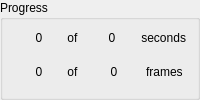
             <widget class="QGroupBox" name="groupBox">
              <property name="minimumSize">
               <size>
                <width>0</width>
                <height>0</height>
               </size>
              </property>
              <property name="maximumSize">
               <size>
                <width>344</width>
                <height>16777215</height>
               </size>
              </property>
              <property name="font">
               <font>
                <weight>50</weight>
                <bold>false</bold>
               </font>
              </property>
              <property name="title">
               <string>Progress</string>
              </property>
              <layout class="QVBoxLayout" name="verticalLayout_5">
               <property name="spacing">
                <number>0</number>
               </property>
               <property name="topMargin">
                <number>0</number>
               </property>
               <property name="bottomMargin">
                <number>8</number>
               </property>
               <item>
                <layout class="QHBoxLayout" name="horizontalLayout_3">
                 <item>
                  <widget class="QLabel" name="labelTempo">
                   <property name="minimumSize">
                    <size>
                     <width>50</width>
                     <height>0</height>
                    </size>
                   </property>
                   <property name="text">
                    <string>0</string>
                   </property>
                   <property name="alignment">
                    <set>Qt::AlignCenter</set>
                   </property>
                  </widget>
                 </item>
                 <item>
                  <widget class="QLabel" name="label_15">
                   <property name="text">
                    <string> of </string>
                   </property>
                  </widget>
                 </item>
                 <item>
                  <widget class="QLabel" name="labelTempoTotal">
                   <property name="minimumSize">
                    <size>
                     <width>50</width>
                     <height>0</height>
                    </size>
                   </property>
                   <property name="text">
                    <string>0</string>
                   </property>
                   <property name="alignment">
                    <set>Qt::AlignCenter</set>
                   </property>
                  </widget>
                 </item>
                 <item>
                  <widget class="QLabel" name="label_17">
                   <property name="maximumSize">
                    <size>
                     <width>16777215</width>
                     <height>100</height>
                    </size>
                   </property>
                   <property name="text">
                    <string> seconds</string>
                   </property>
                   <property name="alignment">
                    <set>Qt::AlignRight|Qt::AlignTrailing|Qt::AlignVCenter</set>
                   </property>
                  </widget>
                 </item>
                </layout>
               </item>
               <item>
                <layout class="QHBoxLayout" name="horizontalLayout_4">
                 <item>
                  <widget class="QLabel" name="labelFrames">
                   <property name="minimumSize">
                    <size>
                     <width>50</width>
                     <height>0</height>
                    </size>
                   </property>
                   <property name="text">
                    <string>0</string>
                   </property>
                   <property name="alignment">
                    <set>Qt::AlignCenter</set>
                   </property>
                  </widget>
                 </item>
                 <item>
                  <widget class="QLabel" name="label_19">
                   <property name="text">
                    <string> of </string>
                   </property>
                  </widget>
                 </item>
                 <item>
                  <widget class="QLabel" name="labelFramesTotal">
                   <property name="minimumSize">
                    <size>
                     <width>50</width>
                     <height>0</height>
                    </size>
                   </property>
                   <property name="text">
                    <string>0</string>
                   </property>
                   <property name="alignment">
                    <set>Qt::AlignCenter</set>
                   </property>
                  </widget>
                 </item>
                 <item>
                  <widget class="QLabel" name="label_21">
                   <property name="minimumSize">
                    <size>
                     <width>36</width>
                     <height>0</height>
                    </size>
                   </property>
                   <property name="text">
                    <string>  frames </string>
                   </property>
                   <property name="alignment">
                    <set>Qt::AlignRight|Qt::AlignTrailing|Qt::AlignVCenter</set>
                   </property>
                  </widget>
                 </item>
                </layout>
               </item>
              </layout>
              <zorder></zorder>
              <zorder></zorder>
             </widget>
